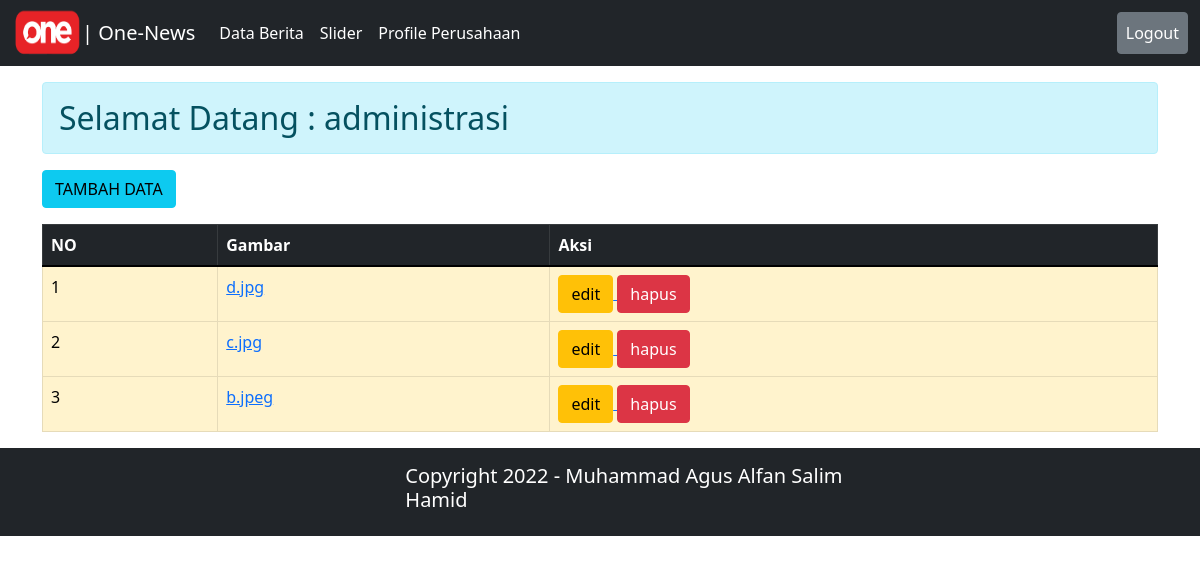
/UAS_BERITA/admin/slider.php (signed in), run on the app's committed database.
### tables this page shows
CREATE TABLE `tbl_profile_perusahaan` (
  `id_perusahaan` int(11) NOT NULL,
  `nama_perusahaan` varchar(255) NOT NULL,
  `alamat` text NOT NULL,
  `telphone` varchar(255) NOT NULL,
  `email` varchar(255) NOT NULL,
  `logo` varchar(255) NOT NULL
);

CREATE TABLE `tbl_slide` (
  `id_slide` int(11) NOT NULL,
  `gambar` varchar(255) NOT NULL
);

### UAS_BERITA/admin/slider.php (the view, shortened to what this page needs)
<!DOCTYPE html>
<html lang="id">
<?php include 'layout/head.php'; ?>
<body>
<?php include 'layout/navbar.php'; ?>
    <div class="container">
        <h2 class="alert alert-info mt-3">Selamat Datang : <?php echo $_SESSION['nama']; ?></h2>
        <a href="tambah_slider.php" class="btn btn-info mb-3"> TAMBAH DATA </a>
        <table class="table table-warning table-bordered">
            <thead class="table table-dark">
                <tr>
                    <th>NO</th>
                    <th>Gambar</th>
                    <th>Aksi</th>
                </tr>
            </thead>
            <tbody>
                <?php
                require 'koneksi.php';
                $query = "SELECT * FROM tbl_slide";
                $sql = mysqli_query($koneksi, $query);
                $no = 1;
                while ($data = mysqli_fetch_object($sql)) {
                ?>
                <tr>
                    <td> <?php echo $no++ ?> </td>
                    <td> <a href="img/<?= $data->gambar; ?>"><?= $data->gambar; ?></a></td>
                    <td>
                        <a href="edit_slider.php?id=<?= $data->id_slide;?>">
                            <input type="submit" value="edit" class="btn btn-warning">
                        </a>
                        <?php
                        if ($_SESSION['hak_akses'] == 'admin') {
                        ?>
                        <a href="hapus_slider.php?id=<?= $data->id_slide;?>">
                            <input type="submit" value="hapus" onclick="return confirm('Yakin Hapus Data ?')" class="btn btn-danger">
                        </a>
                        <?php
                        }
                        ?>
                    </td>
                </tr>
                <?php
                }
                ?>
            </tbody>
        </table>
    </div>
</body>
<?php include 'layout/footer.php'; ?>
</html>

### UAS_BERITA/admin/layout/navbar.php (shortened to what this page needs)
<?php
require 'koneksi.php';
$query = "SELECT * FROM tbl_profile_perusahaan";
$sql = mysqli_query($koneksi, $query);
$data = mysqli_fetch_object($sql);
?>
<nav class="navbar navbar-expand-lg navbar-dark bg-dark">
  <div class="container-fluid">
    <img src="img/<?= $data->logo; ?>" width="70px" height="50px" alt="">
    <a class="navbar-brand" href="index.php">| One-News</a>
    <div class="collapse navbar-collapse" id="navbarSupportedContent">
      <ul class="navbar-nav me-auto mb-2 mb-lg-0">
        <li class="nav-item">
          <a class="nav-link active" href="index.php">Data Berita</a>
        </li>
        <li class="nav-item">
          <a class="nav-link active" href="slider.php">Slider</a>
        </li>
        <li class="nav-item">
          <a class="nav-link active" href="profile.php">Profile Perusahaan</a>
        </li>
      </ul>
      <form class="d-flex">
        <ul class="navbar-nav me-auto mb-2 mb-lg-0">
          <li class="nav-item">
            <a href="logout.php" style="color:white" class="nav-link btn btn-secondary" onclick="return confirm('Yakin logout ?')"> Logout</a>
          </li>
        </ul>
      </form>
    </div>
  </div>
</nav>

### data on the page
tbl_profile_perusahaan: logo (picture)
tbl_slide: gambar "d.jpg"
tbl_slide: gambar "c.jpg"
tbl_slide: gambar "b.jpeg"

### other printed values
$_SESSION['nama'] "administrasi"
